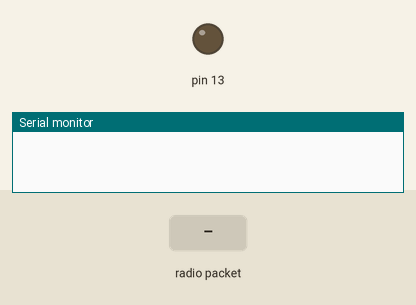
The sketch below on a simulated Arduino Mega 2560, built with avr-gcc and run on an emulated ATmega2560. Shown: output pins drawn as LEDs (lit = HIGH), the last lines printed to the serial monitor. The test bench sets the inputs (shaded band). Storage starts empty; no radio packets arrive unless stated; the audio player accepts every command and is not drawn.

Above: at 1.2 s.
1.3 s: radio packet "1" arrives
At 2.5 s:
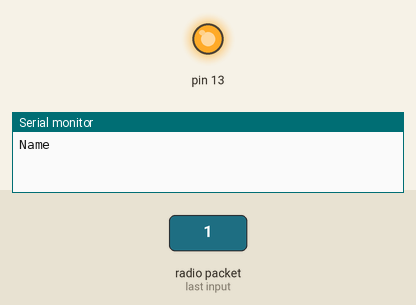
2.8 s: radio packet "2" arrives
4.3 s: radio packet "3" arrives
Timing chart, 0 to 7.3 s (numbered marks = the images above; inputs shaded):
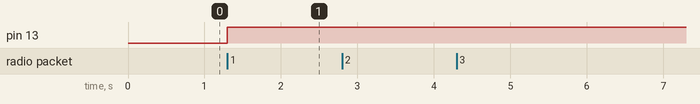

Measured:
- after the input at 1.3 s, pin 13: LOW → HIGH at once

The sketch:

Receiver.ino
```cpp
//simple Tx on pin D12
//Written By : Mohannad Rawashdeh
// 3:00pm , 13/6/2013
//http://www.genotronex.com/
//..................................
#include <VirtualWire.h>

#include "SD.h"
#define SD_ChipSelectPin 53
#include "TMRpcm.h"
#include "SPI.h"


TMRpcm tmrpcm;
void setup()
{
    vw_set_ptt_inverted(true); // Required for DR3100
    vw_set_rx_pin(46);
    vw_setup(4000);  // Bits per sec
    pinMode(13, OUTPUT);
    Serial.begin(9600);
    vw_rx_start();       // Start the receiver PLL running
        tmrpcm.speakerPin=11;

    if(!SD.begin(SD_ChipSelectPin))
    {
    Serial.println("SD fail");
    return;
    }
    tmrpcm.setVolume(6);
}
    void loop()
{
    uint8_t buf[VW_MAX_MESSAGE_LEN];
    uint8_t buflen = VW_MAX_MESSAGE_LEN;
    //digitalWrite(13, HIGH);

    if (vw_get_message(buf, &buflen)) // Non-blocking
    {

      if(buf[0]=='1'){
        Serial.println("Name");
        digitalWrite(13, HIGH);
        tmrpcm.play("7.wav");
         //delay(4000);

      }
      if(buf[0]=='2'){
        Serial.println("services");
        digitalWrite(13, HIGH);
        tmrpcm.play("8.wav");
        // delay(4000);

      }
      if(buf[0]=='3'){
        digitalWrite(13, HIGH);
        Serial.println("features");
        tmrpcm.play("9.wav");
        // delay(5000);

      }
      if(buf[0]=='4'){
        digitalWrite(13, HIGH);
        Serial.println("play");
        tmrpcm.play("10.wav");
        // delay(2000);

      }
      if(buf[0]=='5'){
        digitalWrite(13, HIGH);
        Serial.println("pause");
        tmrpcm.play("11.wav");
        // delay(2000);

      }

      /*else{
  tone(8,0,200);
  Serial.println("wrong code\n");
    }*/
    }


}
```
